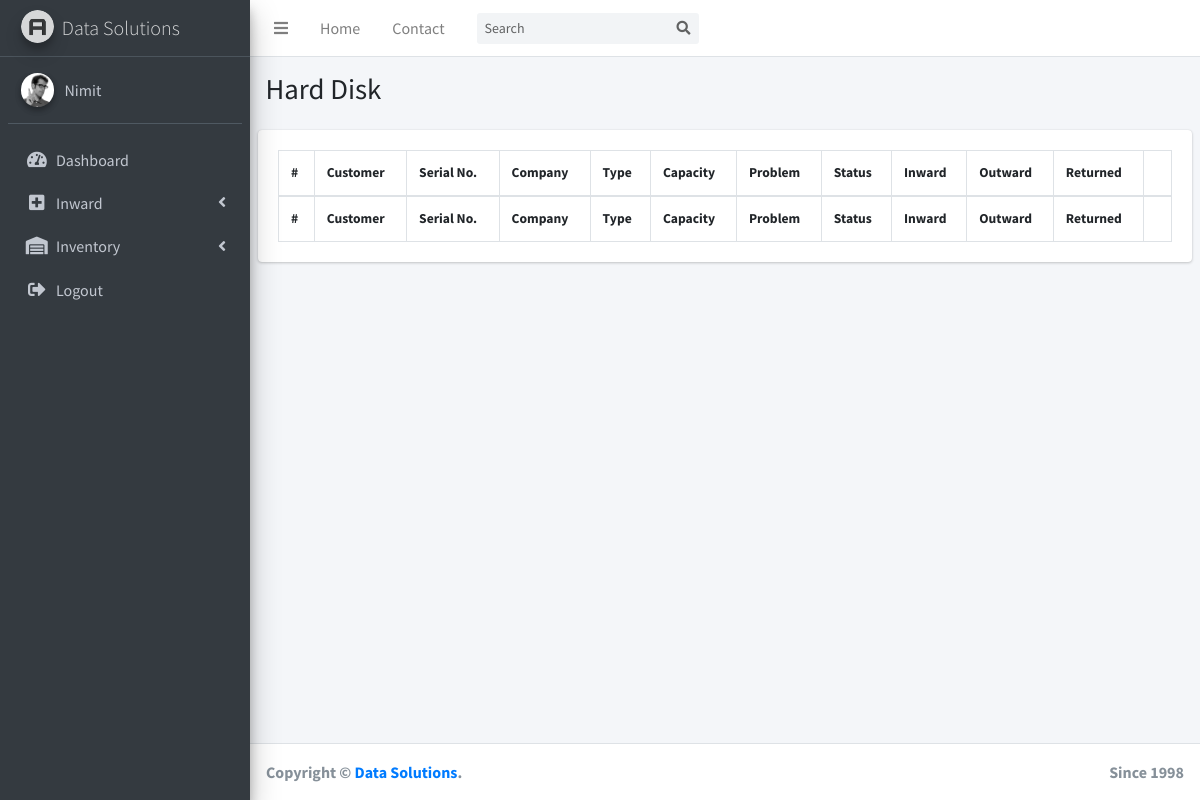
The page /harddisk.php (signed in) on the database as committed earlier.
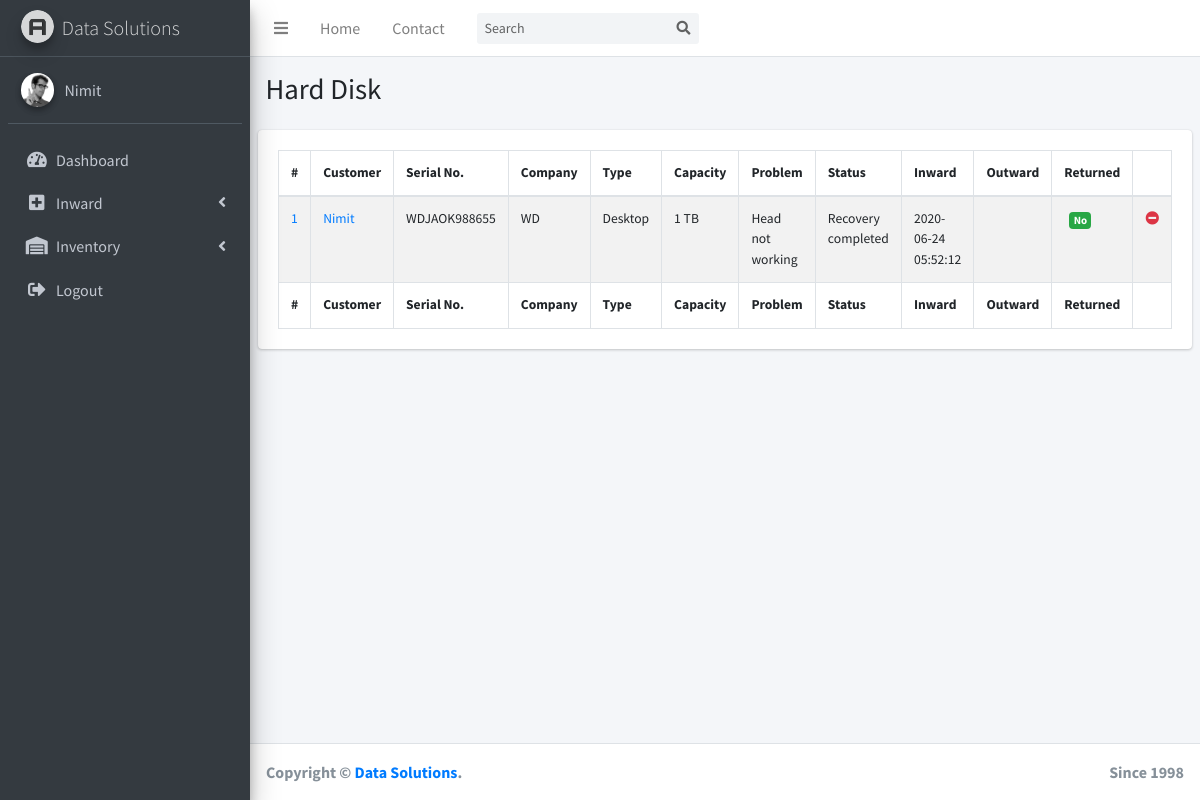
The same page on the database as committed later.
### tables this page shows
CREATE TABLE `harddisk` (
  `id` int(10) UNSIGNED NOT NULL,
  `customer_id` int(10) UNSIGNED NOT NULL,
  `serial_no` varchar(64) NOT NULL,
  `firmware_no` varchar(64) NOT NULL,
  `wwn_no` varchar(64) NOT NULL,
  `type` varchar(10) NOT NULL,
  `ssd_type` varchar(3) NOT NULL,
  `company` varchar(64) NOT NULL,
  `storage_capacity` mediumint(9) NOT NULL,
  `storage_unit` varchar(3) NOT NULL,
  `priority` varchar(64) NOT NULL,
  `problem` text NOT NULL,
  `estimate` int(11) NOT NULL DEFAULT 2000,
  `status` text NOT NULL,
  `inward` timestamp NOT NULL DEFAULT current_timestamp(),
  `outward` timestamp NULL DEFAULT NULL,
  `returned` tinyint(4) NOT NULL
);

CREATE TABLE `customer` (
  `id` int(10) UNSIGNED NOT NULL,
  `name` varchar(64) NOT NULL,
  `email` varchar(64) NOT NULL,
  `phone` varchar(10) NOT NULL
);

### harddisk.php (the view, shortened to what the changed rows need)
<?php
include('includes/connection.php');
?>
<!DOCTYPE html>
<html>
<head>
    <link rel="stylesheet" href="plugins/fontawesome-free/css/all.min.css">
    <link rel="stylesheet" href="https://code.ionicframework.com/ionicons/2.0.1/css/ionicons.min.css">
    <link rel="stylesheet" href="plugins/datatables-bs4/css/dataTables.bootstrap4.css">
    <link rel="stylesheet" href="dist/css/adminlte.min.css">
</head>
<body class="hold-transition sidebar-mini">
    <div class="wrapper">
        <div class="content-wrapper">
            <section class="content-header">
                <div class="container-fluid">
                    <div class="row mb-2">
                        <div class="col-sm-6">
                            <h1>Hard Disk</h1>
                        </div>
                </div>
            </div>
        </section>
        <section class="content">
            <div class="row">
                <div class="col-12">
                    <div class="card">
                        <div class="card-body">
                            <table id="example1" class="table table-bordered table-striped">
                                <thead>
                                    <tr>
                                        <th>#</th>
                                        <th>Customer</th>
                                        <th>Serial No.</th>
                                        <th>Company</th>
                                        <th>Type</th>
                                        <th>Capacity</th>
                                        <th>Problem</th>
                                        <th>Status</th>
                                        <th>Inward</th>
                                        <th>Outward</th>
                                        <th>Returned</th>
                                        <th></th>
                                    </tr>
                                </thead>
                                <tbody>
                                    <?php
                                    $sql = "SELECT customer.name,harddisk.* FROM customer RIGHT JOIN harddisk ON customer.id = harddisk.customer_id";
                                    $result = mysqli_query($con,$sql);
                                    if (mysqli_num_rows($result) > 0){
                                        while($row = mysqli_fetch_assoc($result)){
                                            ?>
                                            <tr>
                                                <td>
                                                    <a href="viewStorageDeviceDetails.php?customerId=<?php echo $row['customer_id'];?>&id=<?php echo $row['id'];?>&type=harddisk">
                                                        <?php echo $row['id']; ?>
                                                    </a>
                                                </td>
                                                <td>
                                                    <a href="viewStorageDeviceDetails.php?customerId=<?php echo $row['customer_id'];?>&id=<?php echo $row['id'];?>&type=harddisk">
                                                        <?php echo $row['name']; ?>
                                                    </a>
                                                </td>
                                                <td><?php echo $row['serial_no']; ?></td>
                                                <td><?php echo $row['company']; ?></td>
                                                <td><?php echo $row['type']; ?></td>
                                                <td><?php echo $row['storage_capacity']." ".$row['storage_unit']; ?></td>
                                                <td><?php echo $row['problem']; ?></td>
                                                <td><?php echo $row['status']; ?></td>
                                                <td><?php echo $row['inward']; ?></td>
                                                <td><?php echo $row['outward']; ?></td>
                                                <td>
                                                    <span class="badge">
                                                    <?php
                                                        if($row['returned']==1) {
                                                            echo '<span class="badge bg-danger">Yes</span>';
                                                        }
                                                        else{
                                                            echo '<span class="badge bg-success">No</span>';
                                                        }
                                                    ?>
                                                </td>
                                                <td>
                                                    <?php if (empty($row['outward'])){ ?>
                                                    <a href="outward.php?customerId=<?php echo $row['customer_id'];?>&id=<?php echo $row['id'];?>&type=harddisk">
                                                        <i class="fas fa-minus-circle text-danger"></i>
                                                    </a>
                                                    <?php } ?>
                                                </td>
                                            </tr>
                                            <?php
                                        }
                                    }
                                    ?>
                                </tbody>
                                <tfoot>
                                    <tr>
                                        <th>#</th>
                                        <th>Customer</th>
                                        <th>Serial No.</th>
                                        <th>Company</th>
                                        <th>Type</th>
                                        <th>Capacity</th>
                                        <th>Problem</th>
                                        <th>Status</th>
                                        <th>Inward</th>
                                        <th>Outward</th>
                                        <th>Returned</th>
                                        <th></th>
                                    </tr>
                                </tfoot>
                            </table>
                        </div>
                    </div>
                </div>
            </div>
        </section>
    </div>
</div>
</body>
</html>

Rows that differ between the two databases and show on the page:
added harddisk: id "1", customer.name "Nimit", serial_no "WDJAOK988655", company "WD", type "Desktop", storage_capacity "1", storage_unit "TB", problem "Head not working", status "Recovery completed", inward "2020-06-24 05:52:12", returned "No"
